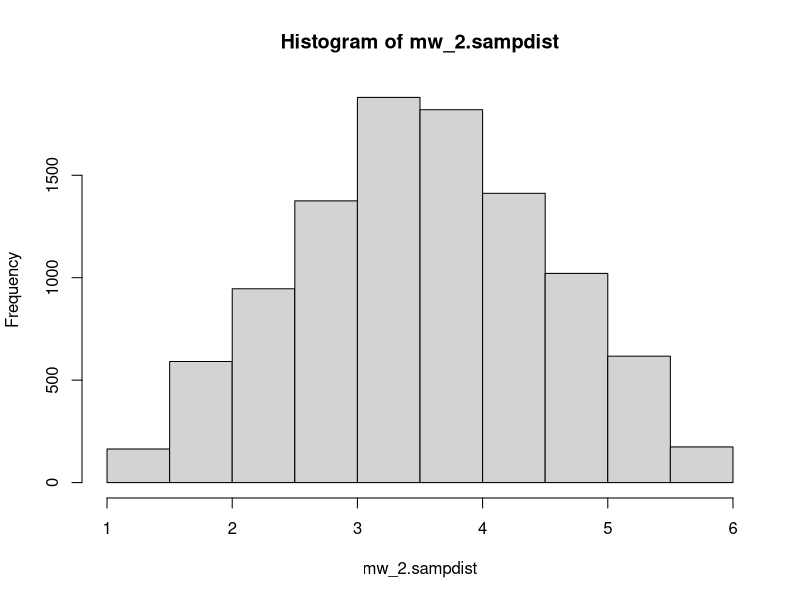
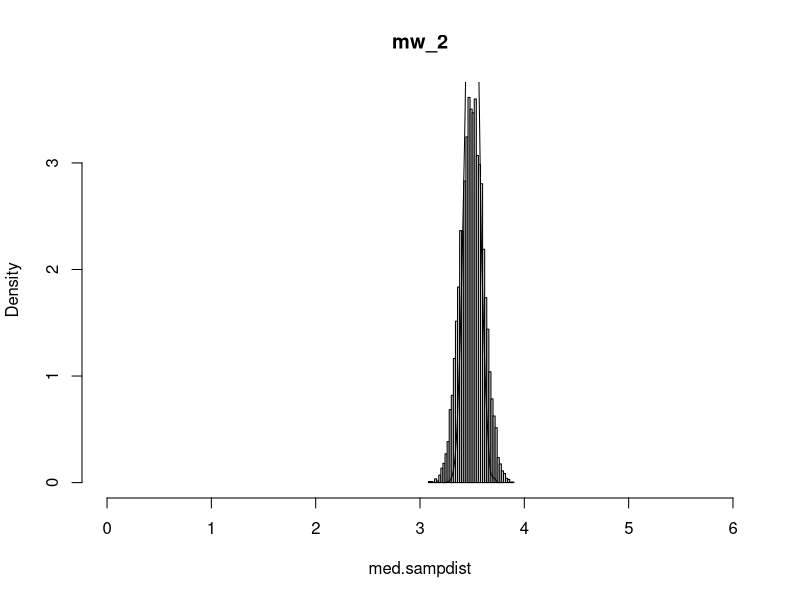

The R script that drew these images, in order:
#Ein Schätzer (a.k.a. Statistik) ist eine Funktion der Stichprobe
mw = function(x){ 
  return (mean(x))
}

mw_2 = function(x){ 
  return (0.5*(x[1] + x[2]) + 1/length(x))
}

med = function(x){ 
  return (median(x))
}


mw.sampdist = med.sampdist = mw_2.sampdist = rep(NA, 10000)

n = 500
for (i in 1:length(mw.sampdist)){
  x = runif(n, 1, 6) #Erzeugung der Stichprobe, aus einer Verteilung
  #Frage was ist EW
  mw.sampdist[i] = mw(x)
  mw_2.sampdist[i] = mw_2(x)
  med.sampdist[i] = med(x)
}

#Erwartungstreue
hist(mw_2.sampdist)
mean(mw.sampdist) #Ja
mean(mw_2.sampdist)#Nein
mean(med.sampdist)

#MSE
theta = 3.5
mean((mw.sampdist - 3.5)^2)
mean((mw_2.sampdist - 3.5)^2)
mean((med.sampdist - 3.5)^2)
var(med.sampdist)

hist(med.sampdist, 30, xlim = c(0,6), main='mw_2', freq = FALSE)
lines(density(mw.sampdist))

mean(mw.sampdist)
mean(mw_2.sampdist)
